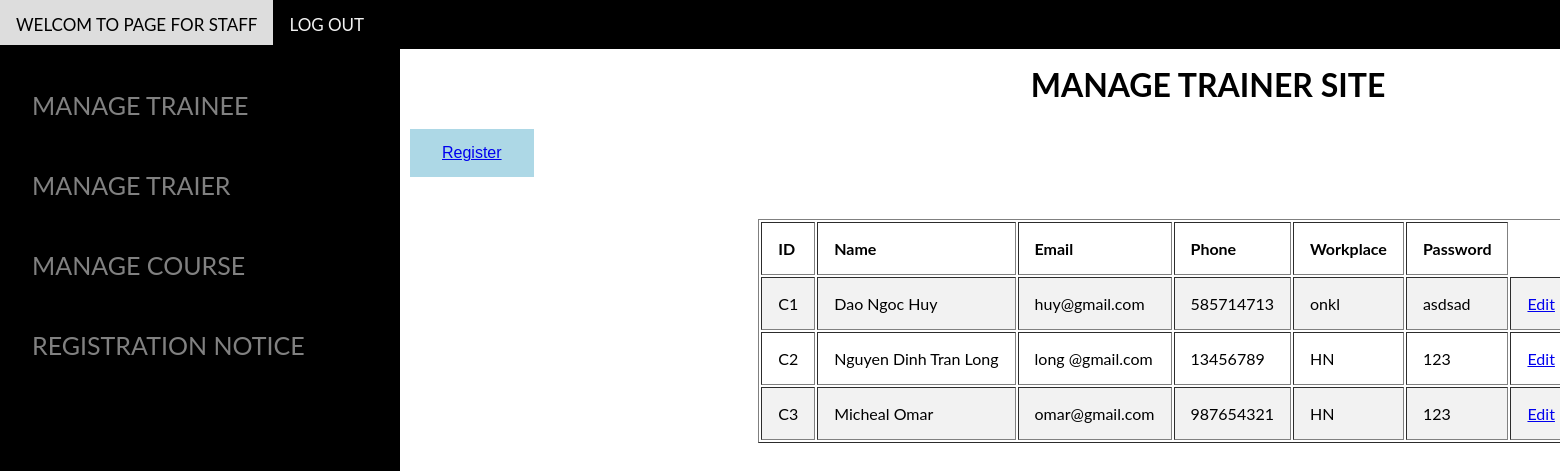
The page /managetrainerforstaff.php on the database its author committed.
### tables this page shows
CREATE TABLE `trainer` (
  `TrainerID` varchar(255) NOT NULL,
  `TrainerName` varchar(255) NOT NULL,
  `TrainerEmail` varchar(255) NOT NULL,
  `TrainerPhone` int(10) NOT NULL,
  `TrainerWorkplace` varchar(255) NOT NULL,
  `TrainerPassword` varchar(255) NOT NULL
);

### db.php (called while the page is built, shortened)
<?php
$hostname = 'localhost';
$username='root';
$password='';
$dbname='1670';
$port=3306;
function query($sql)
{
    global $hostname;
    global $username;
    global $password;
    global $dbname;
    global $port;
    $conn = new mysqli($hostname, $username, $password, $dbname, $port);
    $result = $conn->query($sql);
    $rows = mysqli_fetch_all($result);
    return $rows;
}
?>

### managetrainerforstaff.php (the view, shortened to what this page needs)
<!DOCTYPE html>
<html>
<head>
    <link rel="stylesheet" type="text/css" href="addstyle.css">
</head>
<body>
<body>
<?php
require_once('db.php');
?>
<div class="navbar">
  <a href="#">WELCOM TO PAGE FOR STAFF</a>
  <a href="loginform1.php">LOG OUT</a>
</div>
<div class="sidenav">
	<br>
  <a href="managetraineeforstaff.php">MANAGE TRAINEE</a>
  <br><br>
  <a href="managetrainerforstaff.php">MANAGE TRAIER</a>
  <br><br>
  <a href="managecourseforstaff.php">MANAGE COURSE</a>
  <br><br>
    <a href="regiscourseforstaff.php">REGISTRATION NOTICE</a>
</div>
<div class="main" style="width: 1600px;">
<h1 style="text-align: center;">MANAGE TRAINER SITE</h1>
<table border="1px" style="margin-left: auto;margin-right: auto;">
    <button class="button" type="submit"><a href="retrainerS.php">Register</a></button>
    <tr>
    <th>ID</th>
    <th>Name</th>
    <th>Email</th>
    <th>Phone</th>
    <th>Workplace</th>
    <th>Password</th>
    </tr>
<?php
    require_once('./db.php');
    $sql = "Select * From trainer";
    $rows = query($sql);
    for($i=0; $i<count($rows); $i++)
    {
?>
        <tr>
            <td align="center"><?=$rows[$i][0]?></td>
            <td align="center"><?=$rows[$i][1]?></td>
            <td align="center"><?=$rows[$i][2]?></td>
            <td align="center"><?=$rows[$i][3]?></td>
            <td align="center"><?=$rows[$i][4]?></td>
            <td align="center"><?=$rows[$i][5]?></td><br>
            <td><a href="managetrainerforstaff.php?EditTrainer=<?=$rows[$i][0]?>">Edit</a></td>
        </tr>
<?php
    }
?>
</table>
<br><br><br>
<?php
require_once("db.php");
?>
</div>
</body>
</html>

### addstyle.css (style rules this page uses)
.navbar { overflow: hidden; background-color: black; position: fixed; top: 0; left: 0; width: 100%; }
.navbar a { float: left; display: block; color: #f2f2f2; text-align: center; padding: 14px 16px; text-decoration: none; font-size: 17px; }
th, td { text-align: left; padding: 16px; }
tr:nth-child(even) { background-color: #f2f2f2; }
.button { background-color: lightblue; border: none; color: black; padding: 15px 32px; text-align: center; text-decoration: none; display: inline-block; font-size: 16px; margin: 4px 2px; cursor: pointer; }
body { font-family: "Lato", sans-serif; }
.sidenav { height: 100%; width: 400px; position: fixed; top: 45px; left: 0; background-color: black; overflow-x: hidden; padding-top: 20px; }
.sidenav a { padding: 6px 6px 6px 32px; text-decoration: none; font-size: 25px; color: #818181; display: block; }
.main { margin-left: 400px; margin-top: 65px; }

### rows shown on the page
trainer: TrainerID "C1", TrainerName "Dao Ngoc Huy", TrainerEmail "huy@gmail.com", TrainerPhone "585714713", TrainerWorkplace "onkl", TrainerPassword "asdsad"
trainer: TrainerID "C2", TrainerName "Nguyen Dinh Tran Long", TrainerEmail "long @gmail.com", TrainerPhone "13456789", TrainerWorkplace "HN", TrainerPassword "123"
trainer: TrainerID "C3", TrainerName "Micheal Omar", TrainerEmail "omar@gmail.com", TrainerPhone "987654321", TrainerWorkplace "HN", TrainerPassword "123"
